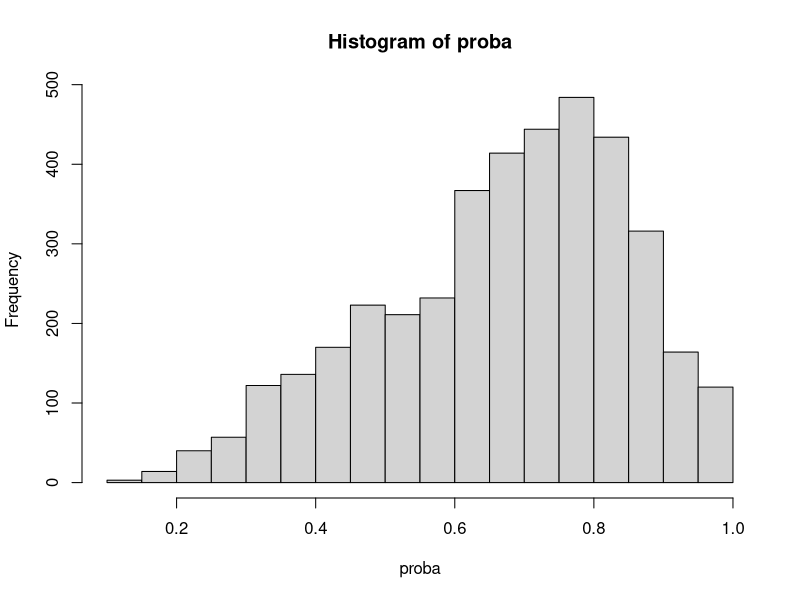

Generate this figure with R: (Note: this script raises an error after producing the figure.)
library(boot);

#----------------------------------------------------------------------------------------
# Default setting
#----------------------------------------------------------------------------------------

set.seed(105);
isMissing <- TRUE;
isVarying <- TRUE;
gamma1<-1;cluster<-100;unit<-50;
gamma0<-0.7;beta0<-0.25;beta1<-0.5;
sigma.a<-1;sigma.e<-1;true<-0;M<-1000;
len<-4;res1=res2=res3=res4=matrix(0,nrow=M,ncol=5)
count.res1=count.res2=count.res3=matrix(0,nrow=M,ncol=4)
var.res<-matrix(0, nrow=M, ncol=len^2)
true_parameter<-c(beta0,beta1,sigma.a,sigma.e)
vari1=vari2=vari3=est1=est2=est3=rep(0,4)

#----------------------------------------------------------------------------------------
# Function for estimating gamma
#----------------------------------------------------------------------------------------

calculate_nr <- function(old){
  w=delta*exp(-X*old); U=I=0; U.part=NULL;
    for( i in 1: (cluster-full_cluster)){
      this_cluster<-(1:cluster)[-full_index][i]
      this_index<-which( long_cluster %in% this_cluster )

      w.i = w[this_index]
      U.part[i] = (length(this_index)-Obs[this_index])[1]*sum(w.i*(X-unObs_X)[this_index])/sum(w.i)
      U = U + U.part[i];
      I = I + (length(this_index)-Obs[this_index])[1]*(sum((-X[this_index])*w.i*(X-unObs_X)[this_index])*sum(w.i)-
        sum(w.i*(X-unObs_X)[this_index])*sum((-X[this_index])*w.i))/(sum(w.i))^2
    }
  new = old - U/I; 
  return(c(new, U^2, I, U.part))
}

get_gamma <- function(){
    count=1; isBad=TRUE; temp=temp2=NULL; I=U.part=NULL;
    old = sum(X-unObs_X)/sum((X-unObs_X)*X);
    while( isBad ){
        count<-count+1;
        temp<-calculate_nr(old); 
        new<-calculate_nr(temp[1]);
          if( new[2] < temp[2] ){
            old<-temp[1];
            if( new[2] < 10^(-15) ){
              isBad<-FALSE;
            }
          }else{
            Check<-TRUE;
            while(Check){
              print(":("); 
              if(calculate_nr((old+temp[1])/2)[2] < calculate_nr(old)[2]){
                Check<-FALSE;
              }else{
                old<-(old+temp[1])/2
              }
            }
          } 
    }
    old = temp[1];
    I = -temp[3]; U.part = temp[4:(cluster-full_cluster+3)]; IF = sum(U.part)/I; Z=NULL;
    
    for( i in 1: (cluster-full_cluster)){
      this_cluster<-(1:cluster)[-full_index][i]
      this_index<-which( long_cluster %in% this_cluster )
      delta_i<-delta[this_index]; X_i<-X[this_index];
      alpha[i]<-(-log((length(this_index)-Obs[this_index])[1]/sum(delta_i*exp(-old*X_i))))
      est_pi[this_index]<-inv.logit(alpha[i]+old*X_i)
    }
    #est_pi = inv.logit( rep(alpha, each = unit) + old*X );
    return(c(est_pi,old));
}

#----------------------------------------------------------------------------------------
# Function for generating database and result tables
#----------------------------------------------------------------------------------------

make_data_matrix <- function(cluster,unit){
  X = matrix(runif(cluster*unit, min=-1/2,max=1/2), nrow=unit, ncol=cluster)
  a = matrix(rep(rnorm(cluster, mean=0, sd=sigma.a),each = unit), nrow=unit, ncol=cluster)

  if( isMissing ){ #True value for missing data analysis
    proba = inv.logit(gamma0 + 0.9*a + gamma1*X); #logit probability
    while(TRUE){
      delta = matrix(rbinom(n=cluster*unit, size=1, prob = proba), nrow=unit, ncol=cluster)
      if( (sum(colMeans(delta)==0)==0) ){
        break;
      }
    }
  }else{
    proba = matrix(1, nrow=unit, ncol=cluster)
    delta = matrix(1, nrow=unit, ncol=cluster)
  }
  Y = matrix(beta0 + beta1*X + a + rnorm(cluster*unit, mean=0, sd=sigma.e), nrow=unit, ncol=cluster);
  return(list(X,Y,delta,a,proba));
}

trans <- function(vector, units, islong=FALSE){
  result_vec = c()
  cumsum_point <- c(0, cumsum(units))
  for(i in 1:length(units)){
    this_cluster <- (cumsum_point[i]+1):cumsum_point[(i+1)]
    if(islong){
      result_vec = c(result_vec, rep(sum(vector[this_cluster]), units[i]))
    }else{
      result_vec = c(result_vec, sum(vector[this_cluster]))
    }
  }
  return( result_vec )
}

old_trans <-function(vector, repe){
  result_value <- rep(colSums(matrix(vector, ncol = cluster)), each=repe)
  return(result_value)
}

res.cal <- function(result){
  BIAS = colMeans(result)[1:4]
  VAR=c(var(result[,1]),var(result[,2]),var(result[,3]),var(result[,4]) )
  M <- rbind(BIAS,VAR,sqrt(1000)*BIAS/sqrt(VAR))
  colnames(M) <- c('intercept','beta','D','sigma')
  return(M)
}

make_long_unit <- function(units){
  long_unit=c()
  for( i in 1:length(units)){
    long_unit = c(long_unit, rep(units[i], units[i]))   
  }
  return(long_unit)
}

make_long_cluster <- function(units){
  long_id=c()
  for( i in 1:length(units)){
    long_id = c(long_id, rep(i, units[i]))   
  }
  return(long_id)
}

#----------------------------------------------------------------------------------------
# Function for parameter
#----------------------------------------------------------------------------------------

get_proposed <- function(X=raw.X, Y=raw.Y, a=raw.a, WEIGHT=rep(1,length(raw.Y)), old = rep(0.3, 4)){
  len = 4
  new = rep(0, 4)
  
  class_index= c()
  class_index[1] <- 0
  class_index[2:length(a)] <- sapply(2:length(a), function(x){if(a[(x-1)] != a[x]){return(1)}else{return(0)}})
  changeing_points = c(1, which(class_index==1), (length(a)+1))
  units = diff(changeing_points)
  
  long_unit=c()
  for( i in 1:length(units)){
    long_unit = c(long_unit, rep(units[i], units[i]))   
  }
  
  U=matrix(0, nr=length(units), nc=len); I=matrix(0, nr=len, nc =len);
  while(TRUE){
    q = old[3]/(old[4]+long_unit*old[3]); #I define q for convenience sake.
    short_q = old[3]/(old[4]+units*old[3]); 
    a.hat = trans(WEIGHT*(Y-old[1]-X*old[2]), units= units, islong=TRUE);
    zeta = trans(WEIGHT*(Y-old[1]-X*old[2]), units= units)^2 - trans((WEIGHT^2-1), units= units)*old[4]
    
    U.1 = trans( (WEIGHT*(Y-old[1]-X*old[2])-q*a.hat), units= units) - trans( (WEIGHT-1)*a.hat, units= units)/units
    U.2 = trans( X*(WEIGHT*(Y-old[1]-X*old[2])-q*a.hat), units= units) - trans( X*(WEIGHT-1)*a.hat, units= units)/units
    U.3 = old[4]*short_q+(short_q^2)*zeta - old[3]
    U.4 = trans(WEIGHT*(Y-old[1]-X*old[2])^2, units= units) + units*old[4]*short_q - (units + 2*old[4]/old[3])*(short_q^2)*zeta - units*old[4]
    
    U = cbind(U.1, U.2, U.3, U.4)
    
    I[1,1] = sum(units*(short_q*units-1))
    I[1,2] = sum(trans(WEIGHT*X, units= units)*(units*short_q-1))
    I[2,1] = sum(trans(X, units= units)*(units*short_q-1))
    I[2,2] = sum( X*(q*trans(WEIGHT*X, units= units, islong=TRUE)-(WEIGHT*X)) ) + sum( trans( X*(WEIGHT-1)*trans(WEIGHT*X, units= units, islong=TRUE), units= units)/units )
    I[1,3] = sum( (trans(WEIGHT*(Y-old[1]-X*old[2]), units= units))*(-units*old[4]/((old[4]+units*old[3])^2)) )
    I[1,4] = sum( (trans(WEIGHT*(Y-old[1]-X*old[2]), units= units))*units*(short_q^2)/old[3] )
    I[2,3] = sum( (trans(WEIGHT*(Y-old[1]-X*old[2]), units= units))*(trans(X, units= units))*(-old[4]/((old[4]+units*old[3])^2)) );
    I[2,4] = sum( (trans(WEIGHT*(Y-old[1]-X*old[2]), units= units))*(trans(X, units= units))*((short_q^2)/old[3]) );
    I[3,1] = sum( 2*(short_q^2)*trans(WEIGHT*(Y-old[1]-X*old[2]), units= units)*trans(WEIGHT*(-1), units= units) );
    I[3,2] = sum( 2*(short_q^2)*trans(WEIGHT*(Y-old[1]-X*old[2]), units= units)*trans(WEIGHT*(-X), units= units) );
    
    I[3,3] = sum( (old[4]/(old[4]+units*old[3]))^2 + 2*short_q*old[4]*zeta/(old[4]+units*old[3])^2 ) - length(units);
    I[3,4] = sum( units*short_q^2 - 2*(short_q^3)*zeta/(old[3]) - (short_q^2)*(trans(WEIGHT^2-1, units= units)) );
    I[4,1] = sum(2*WEIGHT*(Y-old[1]-X*old[2])*(-1)) + sum( (units*(short_q^2)-2*short_q)*2*(trans(WEIGHT*(Y-old[1]-X*old[2]), units= units)*trans(WEIGHT*(-1), units= units)) );
    I[4,2] = sum(2*WEIGHT*(Y-old[1]-X*old[2])*(-X)) + sum( (units*(short_q^2)-2*short_q)*2*(trans(WEIGHT*(Y-old[1]-X*old[2]), units= units)*trans(WEIGHT*(-X), units= units)) );
    I[4,3] = sum( units*(old[4]/(old[4]+units*old[3]))^2 + zeta*(units*2*short_q*old[4]/(old[4]+units*old[3])^2 - 2*old[4]/(old[4]+units*old[3])^2 ) );
    I[4,4] = sum( (units*short_q)^2 - trans(WEIGHT^2-1, units= units)*(units*(short_q^2)-2*short_q) + zeta*(2*units*(short_q^3)/(-old[3]) + 2*(short_q^2)/old[3] ) - units );
    
    if(FALSE){
      W = delta*exp(-gamma.fit*X)
      W.X = trans(W*X, 10); W.1 = trans(W*1, 10);
      del.pi = proba*(1-proba)*(X - W.X/W.1)
      U.5 = trans((WEIGHT-1)*X,1)
      U.star = cbind(U.1, U.2, U.3, U.4, U.5)
      
      I.star[1:4,1:4] = I[1:4,1:4]
      I.star[1,5] = sum( ((-WEIGHT^2)*del.pi*(Y-old[1]-X*old[2]-q*a.hat) + WEIGHT*(q*trans(WEIGHT^2*(del.pi)*(Y-old[1]-X*old[2]),1))))
      I.star[2,5] = sum( (X*(-WEIGHT^2)*del.pi*(Y-old[1]-X*old[2]-a.hat/unit) + X*WEIGHT*(trans(WEIGHT^2*(del.pi)*(Y-old[1]-X*old[2]),1)/unit))*unit*q)
      I.star[3,5] = sum(q^2*(2*trans(WEIGHT*(Y-old[1]-X*old[2]),1)*trans(-WEIGHT^2*(del.pi)*(Y-old[1]-X*old[2]),1)+2*old[4]*trans(WEIGHT^3*(del.pi),1) ))
      I.star[4,5] = sum( unit*(old[4]/(old[4]+unit*old[3]))^2 + zeta*(unit*2*q*old[4]/(old[4]+unit*old[3])^2 - 2*old[4]/(old[4]+unit*old[3])^2) ) 
      I.star[5,5] = sum(-WEIGHT^2*del.pi*X)
      new = old - solve(I.star)%*%colSums(U.star)
    }
    
    new = old - solve(I)%*%colSums(U);
    error=sum((new-old)^2); old=new;
    print(error)
    if( error<10^-8 ){
      vari = (solve(I)%*%var(U)%*%t(solve(I)))*cluster		
      break;
    }
  }
  
  return(list(old, vari))
}

#----------------------------------------------------------------------------------------
# Simulation
#----------------------------------------------------------------------------------------

for( k in 1:M){
  
  #-----------------------------------------------------------------------
  # generating data
  #-----------------------------------------------------------------------
  
  raw = make_data_matrix(cluster,unit);
  raw_matrix<-sapply(raw,c);    
  if( isVarying ){
    units<-rbinom(cluster, unit, 0.8) #subset of raw matrix
    subset_index<-c();
    for(j in 1:cluster){
      cluster_index = ((j-1)*unit+1):((j-1)*unit+units[j])
      subset_index <- c(subset_index, cluster_index)
    }
    raw_matrix<-raw_matrix[subset_index,]
  }else{
    units<-rep(unit, cluster) #subset of raw matrix
  }
  long_cluster<-make_long_cluster(units)

  #X=Y=delta=a=NULL;  
  X=raw_X=raw_matrix[,1]; Y=raw_Y=raw_matrix[,2];
  delta=raw_delta=raw_matrix[,3]; a=raw_a=raw_matrix[,4];
  proba=raw_proba=raw_matrix[,5]; raw_long_cluster=long_cluster
  hist(proba)
  
  #-----------------------------------------------------------------------
  # estimating gamma
  #-----------------------------------------------------------------------
  
  if( isMissing ){
      # raw_* stands for real data and variables without 'raw_' prefix are for gamma calculation
      if ( sum( tapply(raw_delta, long_cluster, FUN=sum) == units ) > 0 ) {
        full_index = which( tapply(raw_delta, long_cluster, FUN=sum) == units )
        full_cluster = length(full_index);
        del_full_cluster = which( long_cluster %in% full_index );
        X<-raw_X[-del_full_cluster]; a<-raw_a[-del_full_cluster];
        delta<-raw_delta[-del_full_cluster]; Y<-raw_Y[-del_full_cluster];
        long_cluster<-long_cluster[-del_full_cluster]
      }else{
        full_cluster<-0;
      }
      Obs = unObs_X = item = Obs_X = rep(0,length(X)); alpha= NULL;
      for( i in 1:(cluster-full_cluster) ){
        this_cluster<-(1:cluster)[-full_index][i]
        this_index<-which( long_cluster %in% this_cluster )
        delta_i<-delta[this_index]; X_i<-X[this_index];
        Obs[this_index]<-sum(delta_i); #r_i
        unObs_X[this_index]<-rep(sum((1-delta_i)*X_i)/sum(1-delta_i), each=length(this_index));
        Obs_X[this_index]<-rep(sum(delta_i*X_i)/sum(delta_i), each=length(this_index));
      }
      #item = X-Obs_X;
      est_pi = rep(0,length(X));
      fit_gamma = get_gamma()
      est_pi = fit_gamma[1:(length(fit_gamma)-1)]
      
      proba=c()
      if ( sum( tapply(raw_delta, raw_long_cluster, FUN=sum) == units ) > 0 ) {
        proba=rep(1,length(raw_X));
        proba[c(-del_full_cluster)] = as.vector(est_pi);
      }else{
        proba = est_pi;
      }
  }
  
  X=raw.X; a=raw.a; delta=raw.delta; Y=raw.Y; WEIGHT=raw.delta/proba;
  X.obs=X[delta==1]; a.obs=a[delta==1]; delta.obs=delta[delta==1]; Y.obs=Y[delta==1];
  
  #-----------------------------------------------------------------------
  # full cases
  #-----------------------------------------------------------------------
  
  fit.full = get_proposed(X = raw.X, Y=raw.Y, a=raw.a, WEIGHT = rep(1, length(raw.Y)), old = true_parameter)
  est1 = fit.full[[1]]
  vari1 = sqrt(diag(fit.full[[2]]))
  
  #-----------------------------------------------------------------------
  # complete cases
  #-----------------------------------------------------------------------
  
  fit.complete = get_proposed(X = X.obs, Y=Y.obs, a=a.obs, WEIGHT = rep(1, length(Y.obs)), old = true_parameter)
  est2 = fit.complete[[1]]
  vari2 = sqrt(diag(fit.complete[[2]]))
  
  #-----------------------------------------------------------------------
  # proposed cases
  #-----------------------------------------------------------------------
  
  fit.proposed = get_proposed(X = X, Y=Y, a=a, WEIGHT = WEIGHT, old = est2)
  est3 = fit.proposed[[1]]
  vari3 = sqrt(diag(fit.proposed[[2]]))

count.res1[k,] = as.numeric( (est1 + qnorm(0.025)*vari1-true_parameter)*(est1 - qnorm(0.025)*vari1-true_parameter) < 0 );
count.res2[k,] = as.numeric( (est2 + qnorm(0.025)*vari2-true_parameter)*(est2 - qnorm(0.025)*vari2-true_parameter) < 0 );
count.res3[k,] = as.numeric( (est3 + qnorm(0.025)*vari3-true_parameter)*(est3 - qnorm(0.025)*vari3-true_parameter) < 0 );

res1[k,] = c(est1-true_parameter, mean(delta))
res2[k,] = c(est2-true_parameter, mean(delta))
res3[k,] = c(est3-true_parameter, mean(delta))

var.res[k,] = as.vector(vari3)
}

colMeans(count.res1)
colMeans(count.res2)
colMeans(count.res3)

res.cal(res1);
res.cal(res2);
res.cal(res3);
T = matrix(colMeans(var.res), nr=4)
cluster;unit;gamma1;

var(res3[,1:4])/T[1:4,1:4] #Check the ratio between simulation variance and estimates
print('mar')
#filename = paste(Sys.time(),"_CSNI",".RData", sep="")
#save.image(file = filename)
